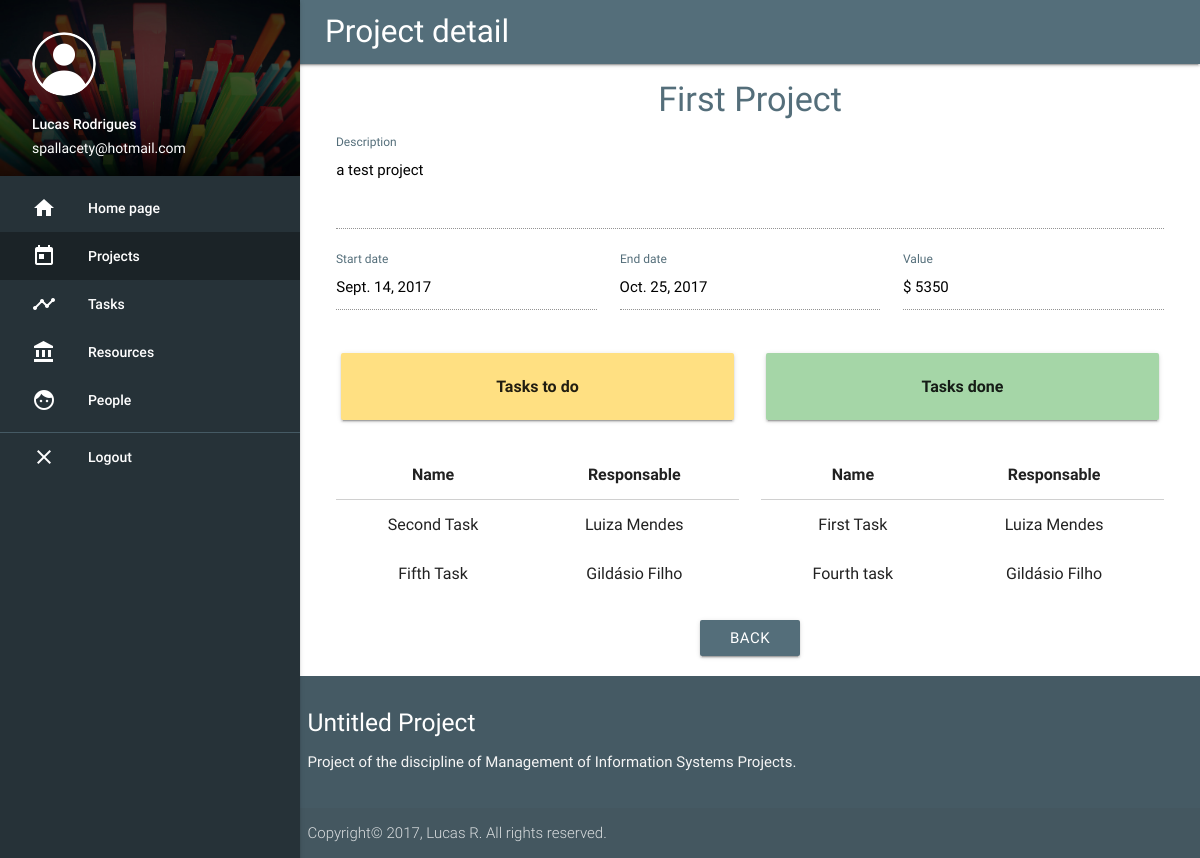
Page /project/1 (signed in) on the committed database.
### core/models.py (models this page shows, shortened)
class Project(models.Model):
  name = models.CharField(max_length=128)
  manager = models.ForeignKey(User, related_name='projects', on_delete=models.CASCADE)
  description = models.TextField()
  start_date = models.DateField()
  end_date = models.DateField()

class Task(models.Model):
  name = models.CharField(max_length=128)
  responsable = models.ForeignKey(Person, related_name='tasks', on_delete=models.CASCADE)
  project = models.ForeignKey(Project, related_name='tasks', on_delete=models.CASCADE)
  done = models.BooleanField(default=False)

class Person(models.Model):
  name = models.CharField(max_length=128)
  salary = models.IntegerField()
  function = models.CharField(max_length=128)
  owner = models.ForeignKey(User, related_name='people', on_delete=models.CASCADE)

### core/views.py (the view)
# urls.py: url(r'^project/(?P<project_id>\d+)$', project_detail, name='project_detail'),
@login_required
def project_detail(request, project_id):
  config = MetaConfig(title="Project detail", active_class="projects")
  project = Project.objects.get(id=project_id)
  tasks = Task.objects.filter(project=project)
  project_data = ProjectData(project=project)
  project_data.init()
  return render(request, 'project_detail.html', {'project': project,
                                                 'project_data': project_data,
                                                 'tasks': tasks,
                                                 'user': get_current_user(request),
                                                 'config': config})

### core/models.py (called while the page is built)
  def init(self):
    for task in self.project.tasks.all():
      self.all_tasks += 1
      if task.done:
        self.completed_tasks +=1
    project_days = (self.project.end_date - self.project.start_date).days
    people = list()
    for task in self.project.tasks.all():
      days = project_days
      if not task.responsable.id in people:
        while (days > 0):
          self.value += task.responsable.salary
          days -= 30
        people.append(task.responsable.id)
    for resource in self.project.resources.all():
      self.value += resource.value
    if self.all_tasks == 0:
      self.percentage = 100
    else:
      self.percentage = (float(self.completed_tasks)/float(self.all_tasks))*100

### core/views.py (called while the page is built)
@login_required
def get_current_user(request):
  return request.user

### core/templates/project_detail.html
{% extends 'base.html' %}
{% block content %}
<h4 class="main-text center">{{ project.name }}</h4>
<div class="row">
  <div class="col s12">
    <div class="input-field">
      <textarea disabled class="materialize-textarea black-text" type="text"
                id="description">{{ project.description }}</textarea>
      <label for="description" class="main-text">Description</label>
    </div>
  </div>
  <div class="col s12 m4">
    <div class="input-field">
      <input disabled type="text" class="black-text" id="start_date" value="{{ project.start_date }}">
      <label for="start_date" class="main-text">Start date</label>
    </div>
  </div>
  <div class="col s12 m4">
    <div class="input-field">
      <input disabled type="text" class="black-text" id="end_date" value="{{ project.end_date }}">
      <label for="end_date" class="main-text">End date</label>
    </div>
  </div>
  <div class="col s12 m4">
    <div class="input-field">
      <input disabled type="text" class="black-text" id="total_sum" value="$ {{ project_data.value }}">
      <label for="total_sum" class="main-text">Value</label>
    </div>
  </div>
  <div class="col s12 m6">
    <table class="centered highlight">
      <thead>
      <tr>
        <th colspan="4">
          <div class="card-panel amber lighten-3">Tasks to do</div>
        </th>
      </tr>
      <tr>
        <th>Name</th>
        <th>Responsable</th>
      </tr>
      </thead>
      <tbody>
      {% for task in tasks %}
      {% if not task.done %}
      <tr>
        <td>{{ task.name}}</td>
        <td>{{ task.responsable.name }}</td>
      </tr>
      {% endif %}
      {% endfor %}
      </tbody>
    </table>
  </div>
  <div class="col s12 m6">
    <table class="centered highlight">
      <thead>
      <tr>
        <th colspan="4">
          <div class="card-panel green lighten-3">Tasks done</div>
        </th>
      <tr>
        <th>Name</th>
        <th>Responsable</th>
      </tr>
      </thead>
      <tbody>
      {% for task in tasks %}
      {% if task.done %}
      <tr>
        <td>{{ task.name}}</td>
        <td>{{ task.responsable.name }}</td>
      </tr>
      {% endif %}
      {% endfor %}
      </tbody>
    </table>
  </div>
  <div class="col s12 center">
    <br>
    <a href="{% url 'projects' %}" class="btn waves-effect waves-light main-color">Back</a>
    <br>
  </div>
</div>
{% endblock %}

### core/templates/base.html (shortened to what this page needs)
{% load staticfiles %}
<html lang="pt-br">
<head>
  <link href="{% static 'css/materialize.css' %}" type="text/css" rel="stylesheet" media="screen,projection"/>
  <link href="{% static 'css/style.css' %}" type="text/css" rel="stylesheet" media="screen,projection"/>
</head>
<body>
<nav class="blue-grey darken-1" role="navigation">
  <a href="#" class="brand-logo content">{{ config.title }}</a>
  <ul id="slide-out" class="side-nav fixed blue-grey darken-4">
    <li>
      <div class="userView">
        <div class="background">
          <img class="responsive-img" src="{% static 'images/bg-nav.jpg' %}">
        </div>
        <span><img class="circle" src="{% static 'images/profile.png' %}"></span>
        <span class="white-text name">{{ user.first_name }}</span>
        <span class="white-text email">{{ user.email }}</span>
      </div>
    </li>
    <li class="{% if config.active_class == 'index' %}active{% endif %}"><a
        class="waves-effect white-text" href="/"><i class="material-icons white-text">home</i>Home page</a>
    </li>
    <li class="{% if config.active_class == 'projects' %}active{% endif %}"><a
        class="waves-effect white-text" href="{% url 'projects' %}"><i class="material-icons white-text">today</i>Projects</a>
    </li>
    <li class="{% if config.active_class == 'tasks' %}active{% endif %}"><a
        class="waves-effect white-text" href="{% url 'tasks' %}"><i class="material-icons white-text">timeline</i>Tasks</a>
    </li>
    <li class="{% if config.active_class == 'resources' %}active{% endif %}"><a
        class="waves-effect white-text" href="{% url 'resources' %}"><i class="material-icons white-text">account_balance</i>Resources</a>
    </li>
    <li class="{% if config.active_class == 'people' %}active{% endif %}"><a class="waves-effect white-text"
                                                                             href="{% url 'people' %}"><i
        class="material-icons white-text">face</i>People</a></li>
    <li><div class="divider blue-grey darken-2"></div></li>
    <li><a class="waves-effect white-text" href="{% url 'logout' %}"><i class="material-icons white-text">close</i>Logout</a></li>
  </ul>
</nav>
<div class="content">
  {% block content %}
  {% endblock %}
</div>
<footer class="page-footer blue-grey darken-2">
  <div class="container">
    <div class="row">
      <div class="col">
        <h5 class="white-text">Untitled Project</h5>
        <p class="grey-text text-lighten-4">Project of the discipline of Management of Information Systems Projects.</p>
      </div>
    </div>
  </div>
  <div class="footer-copyright">
    <div class="container">
      Copyright© 2017, Lucas R. All rights reserved.
    </div>
  </div>
</footer>
</body>
</html>

### core/static/css/style.css (style rules this page uses)
.main-text { color: #546e7a !important; }
.main-color { background-color: #546e7a !important; }
header, main, footer { padding-left: 150px; }
@media only screen and (min-width: 993px) { .content { margin-left: 325px; margin-right: 25px; } }
nav ul li.active { background-color: rgba(0, 0, 0, 0.3) !important; }

### rows in the picture
Project: name "First Project", description "a test project", start_date "Sept. 14, 2017", end_date "Oct. 25, 2017"
Task: name "Second Task", responsable.name "Luiza Mendes"
Task: name "Fifth Task", responsable.name "Gildásio Filho"
Task: name "First Task", responsable.name "Luiza Mendes"
Task: name "Fourth task", responsable.name "Gildásio Filho"

### other values in the picture
{{ config.title }} "Project detail"
{{ user.first_name }} "Lucas Rodrigues"
{{ user.email }} "spallacety@hotmail.com"
